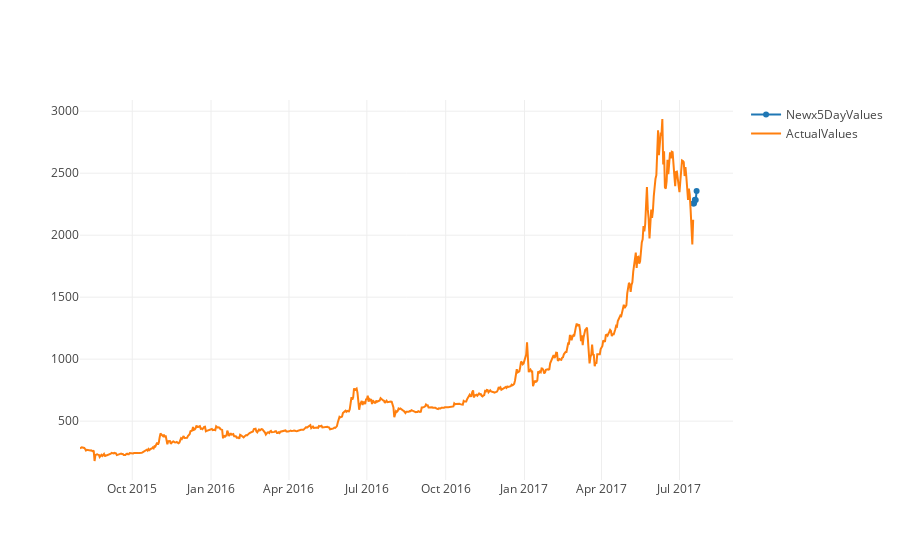

Write notebook code for a chart like this one.
### Code cell
our_Predict = go.Scatter( x = prediction.index, y = prediction.predictionPrice, name = 'Next5DayValues')

iplot([our_Predict, ActualValues])
# Последнее значение во фрейме "Актуальное значение" - значение в реседине дня. Не в конце торгов
#( прогноз от 17 числа).С затравкой

### Figure 1 — Plotly figure (JSON) as saved in the notebook; plotly's stock layout.template omitted (floating-point values rounded to 4 significant figures; data arrays with more than 128 entries replaced by an {"elided": "..."} marker saying what was removed)
{"data": [{"name": "Newx5DayValues", "type": "scatter", "x": ["2017-07-17", "2017-07-18", "2017-07-19", "2017-07-20", "2017-07-21"], "y": [2255.0, 2256.0, 2286.0, 2284.0, 2357.0]}, {"name": "ActualValues", "type": "scatter", "x": {"elided": "717 str values"}, "y": {"elided": "717 float values"}}], "layout": {}}
